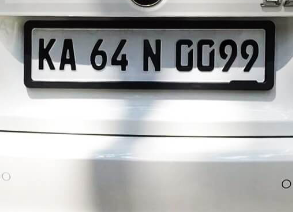
#> input picture car2.png, 293 x 212 px
$ python number-plate-detection.py
#> lines starting #> are read from the running program, lines starting #| are printed output that depends on the picture; after the words box and inside, x2 and y2 are one past the last pixel; in counts of white or black regions, pixels touching at a corner belong together
#import lib

import cv2
import imutils as im

input = 'car2.png'
image = cv2.imread(input)
#> image is the input picture: shape (212, 293, 3); mean B, G, R 172.5, 172.7, 171.7
cv2.imshow("Input Image", image)
new_width = 500
image = im.resize(image, width=new_width) #resizing the image
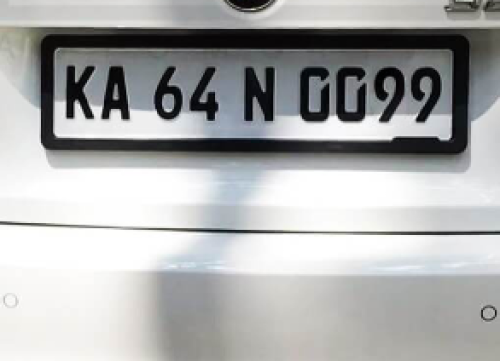
#> image: shape (361, 500, 3); mean B, G, R 172.5, 172.6, 171.6

gray = cv2.cvtColor(image, cv2.COLOR_BGR2GRAY) #converting bgr to gray scaling

d, sigmaColor, sigmaSpace = 11,17,17
filtered_image = cv2.bilateralFilter(gray, d, sigmaColor, sigmaSpace)

lower, upper = 170, 200
edged = cv2.Canny(filtered_image, lower, upper)
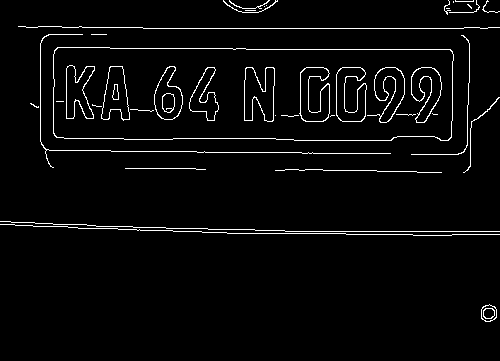
#> edged: shape (361, 500); 3.4% white in thin lines or dots, all inside (x1, y1, x2, y2) = (0, 0, 500, 322)

# lets find the boundries of the iamge or say contours
cnts,hir = cv2.findContours(edged.copy(), cv2.RETR_LIST, cv2.CHAIN_APPROX_SIMPLE)
#> cnts = 58 contours, 29 with area under 20; largest, box (x1, y1, x2, y2) and area: (53, 47, 454, 141) 35912, (53, 47, 454, 141) 35893, (244, 67, 275, 122) 1170, (244, 67, 275, 122) 1147, (299, 67, 330, 122) 1023; hir = 58 rows, first 6: [1, -1, -1, -1], [2, 0, -1, -1], [3, 1, -1, -1], [4, 2, -1, -1], [5, 3, -1, -1], [6, 4, -1, -1]

cnts=sorted(cnts, key = cv2.contourArea, reverse = True)[:10]
#> cnts = 10 contours; largest, box (x1, y1, x2, y2) and area: (53, 47, 454, 141) 35912, (53, 47, 454, 141) 35893, (244, 67, 275, 122) 1170, (244, 67, 275, 122) 1147, (299, 67, 330, 122) 1023
NumberPlateCnt = None
print("Number of Contours found : " + str(len(cnts)))
#| Number of Contours found : 10

count = 0
for c in cnts:
        peri = cv2.arcLength(c, True)
        epsilon = 0.01 * peri
        approx = cv2.approxPolyDP(c, epsilon, True)
        if len(approx) == 4:
            print(approx)
            NumberPlateCnt = approx
            break
#> this loop made 1 pass
#> (peri, epsilon, NumberPlateCnt) on pass 1: (980.1, 9.8, [[53, 54], [56, 137], [451, 137], [450, 49]])
#| [[[ 53  54]]
#|  [[ 56 137]]
#|  [[451 137]]
#|  [[450  49]]]

#applying detection

cv2.imshow("Gray scale Image", gray)
cv2.imshow("After Applying Bilateral Filter", filtered_image)
cv2.imshow("After Canny Edges", edged)

cv2.drawContours(image, [NumberPlateCnt], -1, (255,0,0), 2)
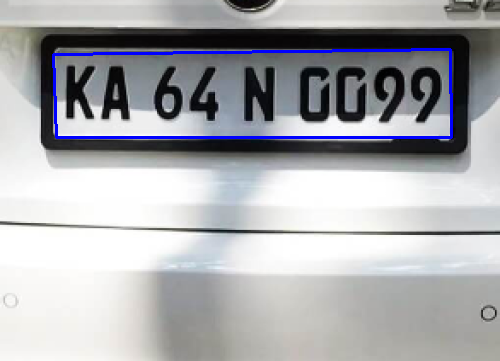
#> image: shape (361, 500, 3); 1.6% of pixels changed, all inside (x1, y1, x2, y2) = (52, 48, 453, 139)
cv2.imshow("Output", image) #getting output image

cv2.waitKey(0)
